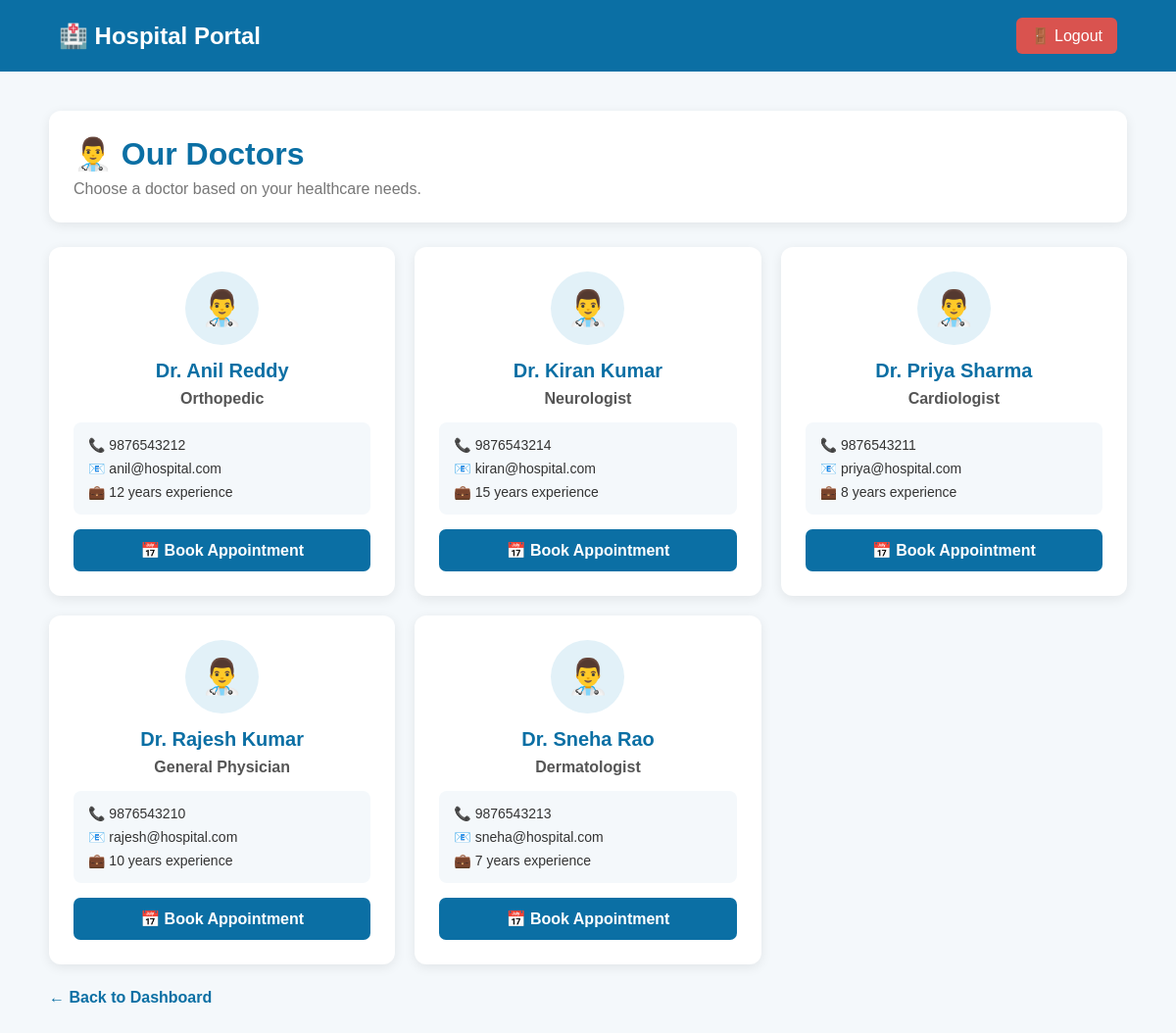
/doctors (signed in), run on the app's committed database.
### tables this page shows
CREATE TABLE doctors (
            id INTEGER PRIMARY KEY AUTOINCREMENT,
            name TEXT NOT NULL,
            specialization TEXT NOT NULL,
            phone TEXT,
            email TEXT,
            experience INTEGER DEFAULT 0
        , password TEXT);

### app.py (the view)
@app.route("/doctors")
def doctors():
    if "patient_id" not in session:
        return redirect(url_for("login"))
    connection = get_database()
    doctors = connection.execute(
        """
        SELECT *
        FROM doctors
        ORDER BY name
        """
    ).fetchall()
    connection.close()
    return render_template(
        "doctors.html",
        doctors=doctors
    )

### app.py (called while the page is built)
def get_database():
    connection = sqlite3.connect("hospital.db")
    connection.row_factory = sqlite3.Row
    return connection

### templates/doctors.html (shortened to what this page needs)
<!DOCTYPE html>
<html lang="en">
<head>
</head>
<body>
    <nav>
        <div class="logo">
            🏥 Hospital Portal
        </div>
        <a
            href="{{ url_for('logout') }}"
            class="logout"
        >
            🚪 Logout
        </a>
    </nav>
    <div class="container">
        <div class="header">
            <h1>
                👨‍⚕️ Our Doctors
            </h1>
            <p>
                Choose a doctor based on your healthcare needs.
            </p>
        </div>
        <div class="doctor-grid">
            {% for doctor in doctors %}
                <div class="doctor-card">
                    <div class="doctor-icon">
                        👨‍⚕️
                    </div>
                    <h2>
                        {{ doctor["name"] }}
                    </h2>
                    <p class="specialization">
                        {{ doctor["specialization"] }}
                    </p>
                    <div class="doctor-info">
                        <p>
                            📞
                            {{ doctor["phone"] }}
                        </p>
                        <p>
                            📧
                            {{ doctor["email"] }}
                        </p>
                        <p>
                            💼
                            {{ doctor["experience"] }}
                            years experience
                        </p>
                    </div>
                    <a
                        href="{{ url_for('book_appointment') }}"
                        class="book-btn"
                    >
                        📅 Book Appointment
                    </a>
                </div>
            {% endfor %}
        </div>
        <a
            href="{{ url_for('patient_dashboard') }}"
            class="back"
        >
            ← Back to Dashboard
        </a>
    </div>
</body>
</html>

### templates/doctors.html (style rules this page uses)
* { margin: 0; padding: 0; box-sizing: border-box; font-family: Arial, sans-serif; }
body { background: #f4f8fb; color: #333; min-height: 100vh; }
nav { background: #0b6fa4; padding: 18px 60px; display: flex; justify-content: space-between; align-items: center; }
.logo { color: white; font-size: 24px; font-weight: bold; }
.logout { color: white; text-decoration: none; background: #d9534f; padding: 9px 15px; border-radius: 6px; }
.container { width: 1100px; max-width: 94%; margin: 40px auto; }
.header { background: white; padding: 25px; border-radius: 12px; box-shadow: 0 3px 12px rgba(0, 0, 0, 0.08); margin-bottom: 25px; }
.header h1 { color: #0b6fa4; margin-bottom: 8px; }
.header p { color: #777; }
.doctor-grid { display: grid; grid-template-columns: repeat(3, 1fr); gap: 20px; }
.doctor-card { background: white; padding: 25px; border-radius: 12px; box-shadow: 0 3px 12px rgba(0, 0, 0, 0.08); text-align: center; transition: 0.3s; }
.doctor-icon { width: 75px; height: 75px; margin: 0 auto 15px; background: #e2f1f8; border-radius: 50%; display: flex; align-items: center; justify-content: center; font-size: 35px; }
.doctor-card h2 { color: #0b6fa4; font-size: 20px; margin-bottom: 8px; }
.specialization { color: #555; font-weight: bold; margin-bottom: 15px; }
.doctor-info { text-align: left; background: #f4f8fb; padding: 15px; border-radius: 8px; margin-bottom: 15px; }
.doctor-info p { margin-bottom: 8px; font-size: 14px; }
.doctor-info p:last-child { margin-bottom: 0; }
.book-btn { display: block; background: #0b6fa4; color: white; text-decoration: none; padding: 12px; border-radius: 7px; font-weight: bold; }
.back { display: inline-block; margin-top: 25px; color: #0b6fa4; text-decoration: none; font-weight: bold; }

### data on the page
doctors: name "Dr. Anil Reddy", specialization "Orthopedic", phone "9876543212", email "anil@hospital.com", experience "12"
doctors: name "Dr. Kiran Kumar", specialization "Neurologist", phone "9876543214", email "kiran@hospital.com", experience "15"
doctors: name "Dr. Priya Sharma", specialization "Cardiologist", phone "9876543211", email "priya@hospital.com", experience "8"
doctors: name "Dr. Rajesh Kumar", specialization "General Physician", phone "9876543210", email "rajesh@hospital.com", experience "10"
doctors: name "Dr. Sneha Rao", specialization "Dermatologist", phone "9876543213", email "sneha@hospital.com", experience "7"
